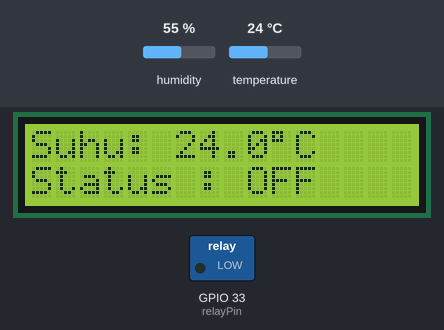
Simulated run of this sketch. Board: ESP32. Parts: 16×2 character LCD, switched loads named in the sketch (green lamp = pin HIGH). The inputs (shaded band) are chosen by the test bench; at power-on: temperature 24 °C, humidity 55 %. What the sketch prints to the serial monitor is not drawn.

Above: at 4.7 s.
4.8 s: temperature set to 29.7 °C
At 6.8 s:
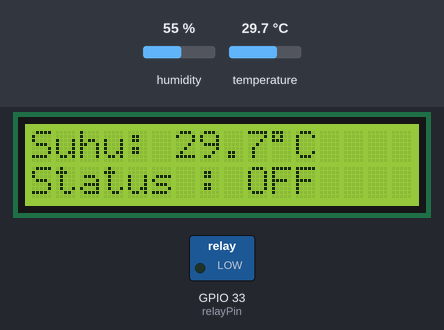
7.8 s: temperature set to 30.5 °C
At 9.4 s:
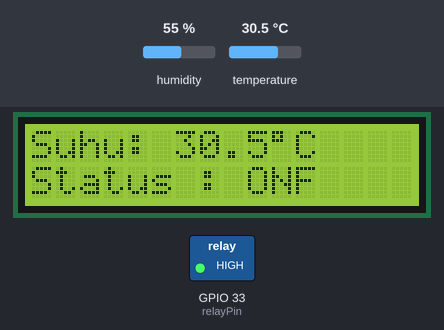
10.8 s: temperature set to 12 °C
At 13.4 s:
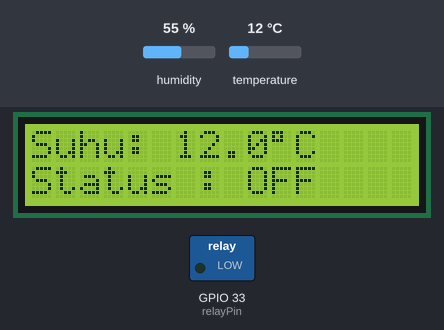
Timing chart, 0 to 14.9 s (numbered marks = the images above; inputs shaded):
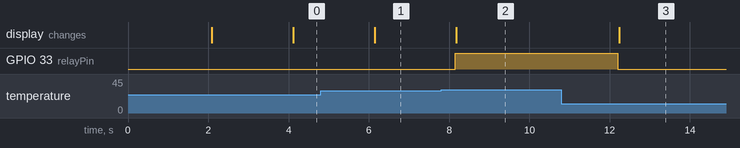

The sketch:

sketch_apr13b.ino
```cpp
#include <Wire.h>
#include <LiquidCrystal_I2C.h>
#include "DHT.h"

LiquidCrystal_I2C lcd(0x27, 16, 2);


#define DHTPIN 5
#define DHTTYPE DHT22
DHT dht(DHTPIN, DHTTYPE);

const int relayPin = 33;

void setup() {
  Serial.begin(9600);
  pinMode(relayPin, OUTPUT);

  lcd.init();
  lcd.backlight();
  lcd.setCursor(0,0);
  lcd.print("Memulai Sensor...");


  dht.begin();
  delay(2000);
  lcd.clear();
}

void loop() {

  delay(2000);
  float h = dht.readHumidity();
  float t = dht.readTemperature();

  if (isnan(h) || isnan(t)) {
    lcd.clear();
    lcd.setCursor(0,0);
    lcd.print("Sensor Error!");
    return;
  }

  if(t > 30) {
    digitalWrite(relayPin, HIGH);
    lcd.setCursor(0, 1);
    lcd.print("Status : ON");
  } else {
    digitalWrite(relayPin, LOW);
     lcd.setCursor(0, 1);
     lcd.print("Status : OFF");

  }


  // Tampilkan ke Serial Monitor
  Serial.print("Kelembapan: "); Serial.print(h);
  Serial.print(" % | Suhu: "); Serial.print(t); Serial.println(" *C");

  // Tampilkan ke LCD
  // Baris 1
  lcd.setCursor(0, 0);
  lcd.print("Suhu: ");
  lcd.print(t, 1);
  lcd.print((char)223);
  lcd.print("C  ");

  // Baris 2
  // lcd.setCursor(0, 1);
  // lcd.print("Kelembap: ");
  // lcd.print(h, 1);
  // lcd.print("%  ");
}
```

Measured:
- the behaviour switches between 30 and 30.1 °C on temperature (found by bisection; images 1 and 2)
- after the input at 4.8 s, the display: changes after 1.3 s (image 1)
- after the input at 7.8 s, GPIO 33 (relayPin): LOW → HIGH after 0.35 s; the display: changes after 0.37 s (image 2)
- after the input at 10.8 s, GPIO 33 (relayPin): HIGH → LOW after 1.4 s; the display: changes after 1.4 s (image 3)
